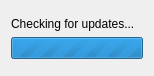
<?xml version="1.0" encoding="UTF-8"?>
<ui version="4.0">
 <class>UCheckUpdatesWidget</class>
 <widget class="QWidget" name="UCheckUpdatesWidget">
  <property name="windowModality">
   <enum>Qt::WindowModal</enum>
  </property>
  <property name="geometry">
   <rect>
    <x>0</x>
    <y>0</y>
    <width>154</width>
    <height>76</height>
   </rect>
  </property>
  <property name="windowTitle">
   <string>Form</string>
  </property>
  <layout class="QVBoxLayout" name="verticalLayout">
   <item>
    <spacer name="verticalSpacer">
     <property name="orientation">
      <enum>Qt::Vertical</enum>
     </property>
     <property name="sizeHint" stdset="0">
      <size>
       <width>20</width>
       <height>40</height>
      </size>
     </property>
    </spacer>
   </item>
   <item>
    <widget class="QLabel" name="label">
     <property name="text">
      <string>Checking for updates...</string>
     </property>
    </widget>
   </item>
   <item>
    <widget class="QProgressBar" name="progressBar">
     <property name="maximum">
      <number>0</number>
     </property>
     <property name="value">
      <number>-1</number>
     </property>
     <property name="textVisible">
      <bool>false</bool>
     </property>
     <property name="format">
      <string>%p%</string>
     </property>
    </widget>
   </item>
   <item>
    <spacer name="verticalSpacer_2">
     <property name="orientation">
      <enum>Qt::Vertical</enum>
     </property>
     <property name="sizeHint" stdset="0">
      <size>
       <width>20</width>
       <height>40</height>
      </size>
     </property>
    </spacer>
   </item>
  </layout>
 </widget>
 <resources/>
 <connections/>
</ui>
